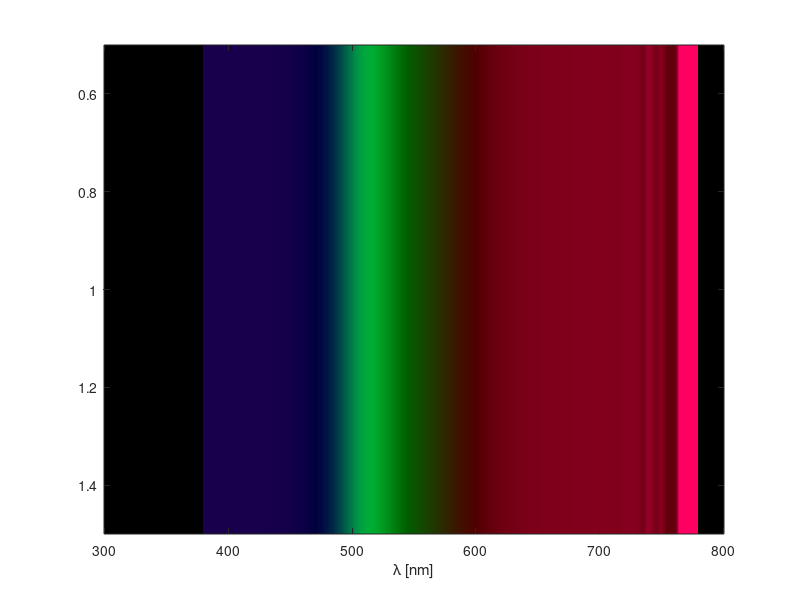

MATLAB code to generate this figure: (Note: this script raises an error after producing the figure.)
% RGB=spectrumToRGB(wavelengths,wavelengthIntensities,constrainValues)
%
% Returns the red green and blue component to simulate a given spectrum.
% The number of dimensions of the returned matrix is equal to that of the
% wavelengthIntensities argument, and the dimensions are the same except
% for the last dimension which is always three.
%
% wavelengths can be a vector of wavelengths or a function handle returning the intensity for a given wavelength, in the latter case the argument wavelengthIntensities is ignored.
% If wavelengthIntensities is a matrix, its last dimension should equal the number of wavelengths.
%
% constrainValues (optional, default=true): a boolean to indicate if negative RGB values should be de-saturated to be non-negative
% 
function RGB=spectrumToRGB(wavelengths,wavelengthIntensities,constrainValues)
    if (nargin<1 || isempty(wavelengths))
        wavelengths=532e-9; %Nd-YAG, frequency-doubled
%         wavelengths=632.8e-9; %He-Ne
        wavelengths=1e-9*[300:800];
    end
    % From John Walker's http://www.fourmilab.ch/documents/specrend/specrend.c
    wavelengthsXYZTable=[380:5:780]*1e-9;
    if (isa(wavelengths,'function_handle'))
        wavelengthIntensities=wavelengths(wavelengthsXYZTable);
        wavelengths=wavelengthsXYZTable;
    else
        if (nargin>=1)
            if (nargin<2 || isempty(wavelengthIntensities))
                wavelengthIntensities=ones(size(wavelengths));
            end
        else
            wavelengthIntensities=permute(eye(length(wavelengths)),[3 1 2]);
        end
    end
    if (nargin<3 || isempty(constrainValues))
        constrainValues=true;
    end
    
    wavelengths=wavelengths(:);
    
    inputSize=size(wavelengthIntensities);
    nbWavelengths=numel(wavelengths);
    if (nbWavelengths==1 && inputSize(end)~=1)
        inputSize(end+1)=1;
    end
    wavelengthIntensities=reshape(wavelengthIntensities,[],nbWavelengths).';
    
    if (nbWavelengths~=inputSize(end))
        logMessage('spectrumToRGB Error: the number of wavelengths should be equal to the last dimension of the second argument.');
        return;
    end

    % Define Color Systems
    %  

    %White point chromaticities
    IlluminantC = [0.3101, 0.3162];	    	% For NTSC television 
    IlluminantD65 = [0.3127, 0.3291];    	% For EBU and SMPTE 
    IlluminantE = [0.33333333, 0.33333333]; % CIE equal-energy illuminant 
    % Gamma of nonlinear correction.   See Charles Poynton's ColorFAQ Item 45 and GammaFAQ Item 6 at:   http://www.poynton.com/ColorFAQ.html and http://www.poynton.com/GammaFAQ.html
    GAMMA_REC709=0;		% Rec. 709

    NTSC=struct('RGB',[0.67,0.33; 0.21,0.71; 0.14,0.08].','WhitePoint',IlluminantC,'Gamma',GAMMA_REC709);
    EBU=struct('RGB',[0.64,0.33;0.29,0.60;0.15,0.06].','WhitePoint',IlluminantD65,'Gamma',GAMMA_REC709); % PAL/SECAM
    SMPTE=struct('RGB',[0.630,0.340;0.310,0.595;0.155,0.070].','WhitePoint',IlluminantD65,'Gamma',GAMMA_REC709);
    HDTV=struct('RGB',[0.670,0.330;0.210,0.710;0.150,0.060].','WhitePoint',IlluminantD65,'Gamma',GAMMA_REC709);
    CIE=struct('RGB',[0.7355,0.2645;0.2658,0.7243;0.1669,0.0085].','WhitePoint',IlluminantE,'Gamma',GAMMA_REC709);
    CIERec709=struct('RGB',[0.64,0.33;0.30,0.60;0.15,0.06].','WhitePoint',IlluminantD65,'Gamma',GAMMA_REC709);
    
    %Pick this color system:
    colorSystem=SMPTE;

    % From John Walker's http://www.fourmilab.ch/documents/specrend/specrend.c
	XYZTable=[0.0014,0.0000,0.0065;  0.0022,0.0001,0.0105;  0.0042,0.0001,0.0201; ... 
                0.0076,0.0002,0.0362;  0.0143,0.0004,0.0679;  0.0232,0.0006,0.1102; ... 
                0.0435,0.0012,0.2074;  0.0776,0.0022,0.3713;  0.1344,0.0040,0.6456; ... 
                0.2148,0.0073,1.0391;  0.2839,0.0116,1.3856;  0.3285,0.0168,1.6230; ... 
                0.3483,0.0230,1.7471;  0.3481,0.0298,1.7826;  0.3362,0.0380,1.7721; ... 
                0.3187,0.0480,1.7441;  0.2908,0.0600,1.6692;  0.2511,0.0739,1.5281; ... 
                0.1954,0.0910,1.2876;  0.1421,0.1126,1.0419;  0.0956,0.1390,0.8130; ... 
                0.0580,0.1693,0.6162;  0.0320,0.2080,0.4652;  0.0147,0.2586,0.3533; ... 
                0.0049,0.3230,0.2720;  0.0024,0.4073,0.2123;  0.0093,0.5030,0.1582; ... 
                0.0291,0.6082,0.1117;  0.0633,0.7100,0.0782;  0.1096,0.7932,0.0573; ... 
                0.1655,0.8620,0.0422;  0.2257,0.9149,0.0298;  0.2904,0.9540,0.0203; ... 
                0.3597,0.9803,0.0134;  0.4334,0.9950,0.0087;  0.5121,1.0000,0.0057; ... 
                0.5945,0.9950,0.0039;  0.6784,0.9786,0.0027;  0.7621,0.9520,0.0021; ... 
                0.8425,0.9154,0.0018;  0.9163,0.8700,0.0017;  0.9786,0.8163,0.0014; ... 
                1.0263,0.7570,0.0011;  1.0567,0.6949,0.0010;  1.0622,0.6310,0.0008; ... 
                1.0456,0.5668,0.0006;  1.0026,0.5030,0.0003;  0.9384,0.4412,0.0002; ... 
                0.8544,0.3810,0.0002;  0.7514,0.3210,0.0001;  0.6424,0.2650,0.0000; ... 
                0.5419,0.2170,0.0000;  0.4479,0.1750,0.0000;  0.3608,0.1382,0.0000; ... 
                0.2835,0.1070,0.0000;  0.2187,0.0816,0.0000;  0.1649,0.0610,0.0000; ... 
                0.1212,0.0446,0.0000;  0.0874,0.0320,0.0000;  0.0636,0.0232,0.0000; ... 
                0.0468,0.0170,0.0000;  0.0329,0.0119,0.0000;  0.0227,0.0082,0.0000; ... 
                0.0158,0.0057,0.0000;  0.0114,0.0041,0.0000;  0.0081,0.0029,0.0000; ... 
                0.0058,0.0021,0.0000;  0.0041,0.0015,0.0000;  0.0029,0.0010,0.0000; ... 
                0.0020,0.0007,0.0000;  0.0014,0.0005,0.0000;  0.0010,0.0004,0.0000; ... 
                0.0007,0.0002,0.0000;  0.0005,0.0002,0.0000;  0.0003,0.0001,0.0000; ... 
                0.0002,0.0001,0.0000;  0.0002,0.0001,0.0000;  0.0001,0.0000,0.0000; ... 
                0.0001,0.0000,0.0000;  0.0001,0.0000,0.0000;  0.0000,0.0000,0.0000];
    
    XYZPerWavelength=interp1(wavelengthsXYZTable,XYZTable,wavelengths,'cubic',0).'; %XYZ in rows
    XYZ=XYZPerWavelength*wavelengthIntensities; % XYZ in rows, data points in columns
    XYZ=XYZ./repmat(max(eps(1),sum(XYZ,1)),[3 1]);
    
    % Transform XYZ coordinate system to RGB coordinate system
    XYZRGBTransformMatrix=cat(2,colorSystem.RGB.',1-sum(colorSystem.RGB.',2)); %XYZ in columns
    whitePoint=[colorSystem.WhitePoint 1-sum(colorSystem.WhitePoint)]; %XYZ in columns
    RGBXYZTransformMatrix=cross(XYZRGBTransformMatrix(:,[2 3 1]),XYZRGBTransformMatrix(:,[3 1 2])); %RGB in columns
    whitePointRGB=whitePoint*RGBXYZTransformMatrix/whitePoint(2);
    RGBXYZTransformMatrix=RGBXYZTransformMatrix./repmat(whitePointRGB,[3 1]);
    RGB=RGBXYZTransformMatrix*XYZ; % RGB in rows, data points in columns
    
    if (constrainValues)
        %Constrain RGB to non-negative values
        approximated=min(RGB,[],1)<0;
        RGB = RGB-repmat(min(0,min(RGB,[],1)),[3 1]);
    else
        approximated=false;
    end
        
    %Adjust to intensity of input (TODO, probably needs to be log.-scaled)
    RGB=RGB.*repmat(sum(wavelengthIntensities,1),[3 1]);
    
    RGB=reshape(RGB.',[inputSize(1:end-1) 3]);
    
    %Display
    if (nargout==0 && ndims(RGB)>=3)
        RGB=RGB./max(eps(1),max(RGB(:)));
    
        %Make sure that it can be displayed as a color.
        RGB=max(0,RGB);
        
        figure;
%         axis off;
        image(wavelengths*1e9,1,RGB);
        xlabel('\lambda [nm]','Interpreter','Tex');
        
        if (any(approximated))
            logMessage('Approximated %u%% of the colors!',round(100*mean(approximated)));
        end
        
        clear RGB;
    end
end
    